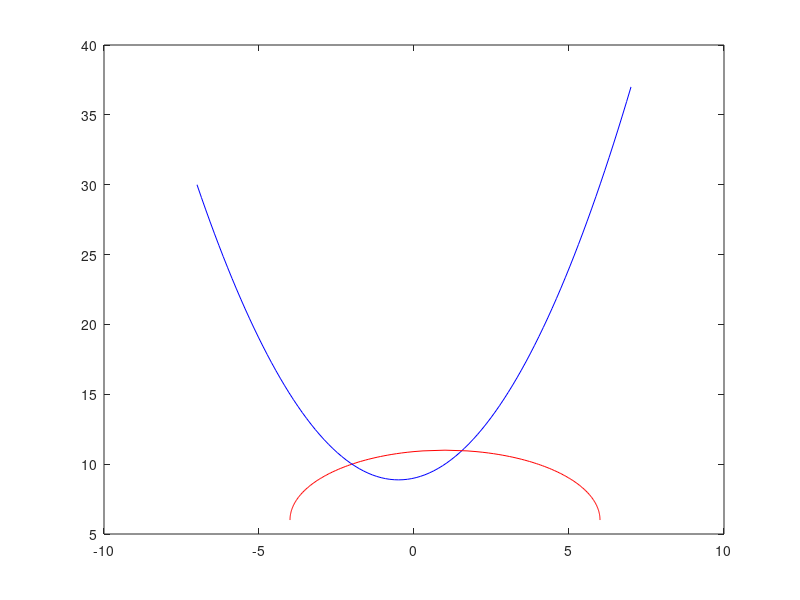

Reproduce this figure in MATLAB.
x2 = linspace(-7,7);
y1 = linspace(6,11);
y2 =((18+x2.*(x2+1))/2);
x1 =(-(sqrt((25 - ((y1 -6).^2))))+1);
x3 =((sqrt((25 - ((y1 -6).^2))))+1);
plot(x1,y1,'r',x2,y2,'b',x3,y1,'r')